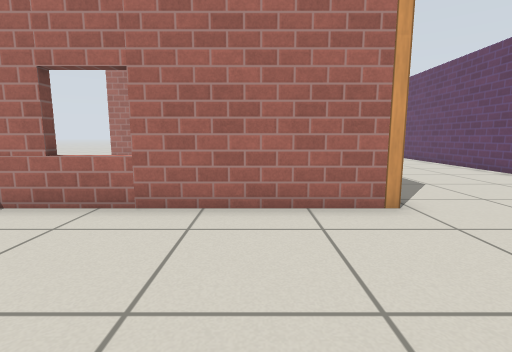
View 1 (above)

14 first-person views from a walk through a robot-simulator world made for Gazebo. The camera is 0.68 m above the floor, tilts 8° down and sees 85° across. The floor is counted in squares, 0.5 m on a side. Each view is taken from the middle of a square. On the plan, view 1 faces up. The plan holds only what a view shows up to about 13 squares ahead; the rest is blank. Gazebo's built-in surfaces are drawn with simple patterns.

View 2
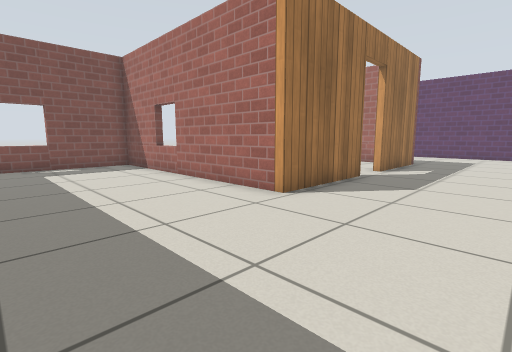

View 3
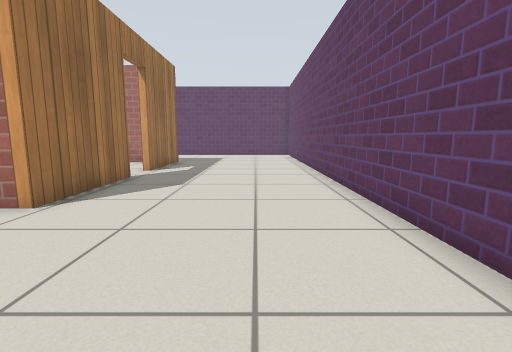

View 4
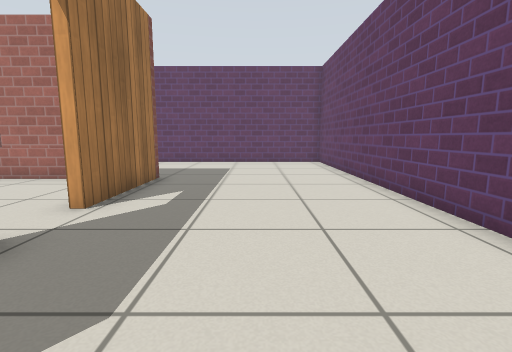

View 5
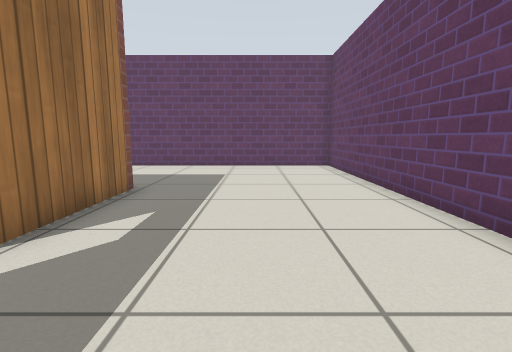

View 6
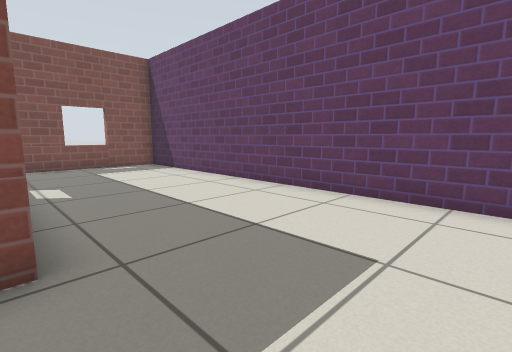

View 7
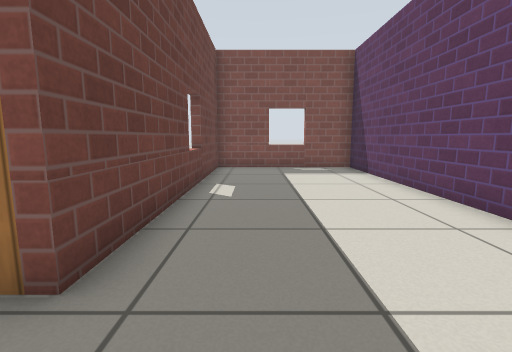

View 8
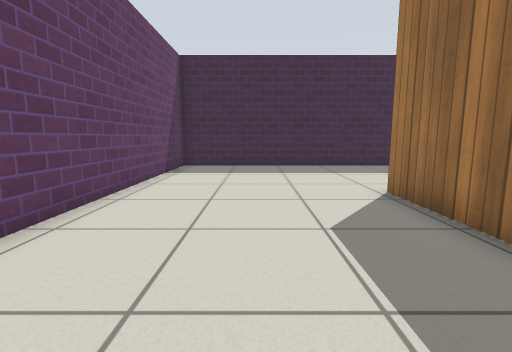

View 9
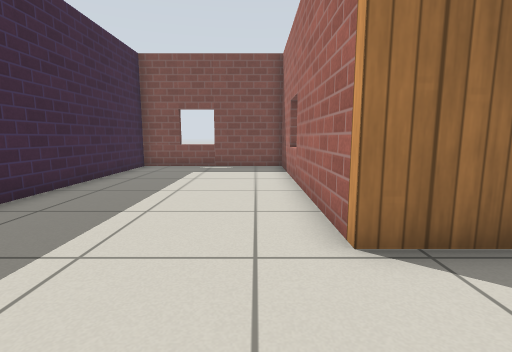

View 10
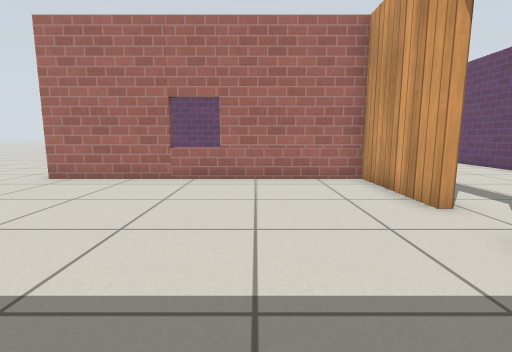

View 11
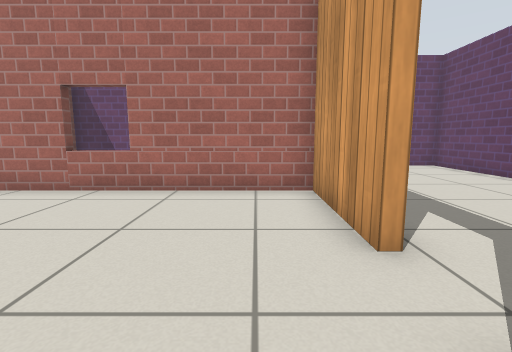

View 12
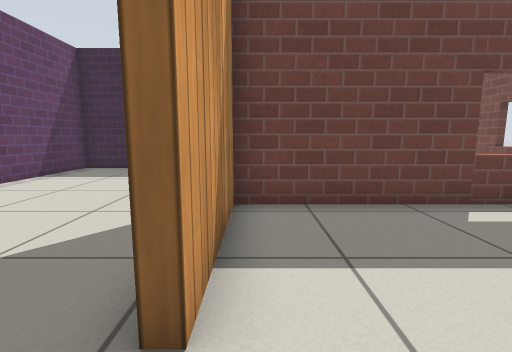

View 13
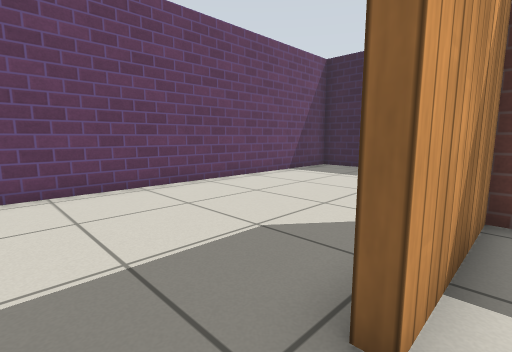

View 14
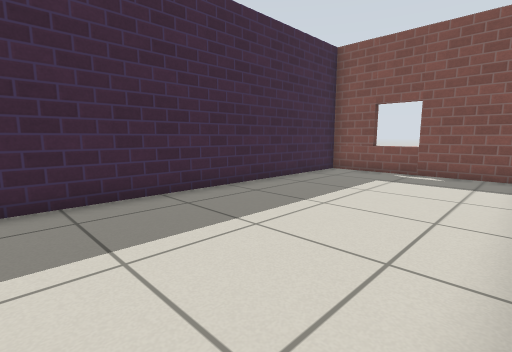

### Floor plan
Points are (right, up) in squares from view 1. A wall is a line through its corners. A room is listed if a view was taken in it or the views show most of it. See-through windows are left out.
Room 1 (views 1, 2, 3, 4, 5, 6, 7, 8, 9, 14)
walls: (2.8, 9.5) (2.8, 5.2) (-7, 5.2) (-7, -1.2) (9.4, -1.2) (9.4, 21.2) (-7.4, 21.2) (-7.4, 15.3) (2.8, 15.3) (2.8, 11.2)
ways out: open door at (2.7, 10.3) to room 2
Room 2 (views 10, 11, 12, 13)
walls: (-3.1, 5.5) (2.5, 5.5) (2.5, 9.5); (2.5, 11.2) (2.5, 15) (-7.7, 15)
ways out: open door at (2.7, 10.3) to room 1; opening at (-9, 15)

Positions as (right, up) in squares from view 1, and headings:
1: (0, 0), facing up
2: (7, 0), facing up-left
3: (7, 0), facing up
4: (6, 6), facing up
5: (6, 8), facing up
6: (6, 15), facing up-left
7: (5, 17), facing left
8: (6, 12), facing down
9: (6, 4), facing left
10: (-1, 6), facing up
11: (1, 8), facing up
12: (2, 11), facing down
13: (2, 11), facing down-right
14: (4, 5), facing down-left
